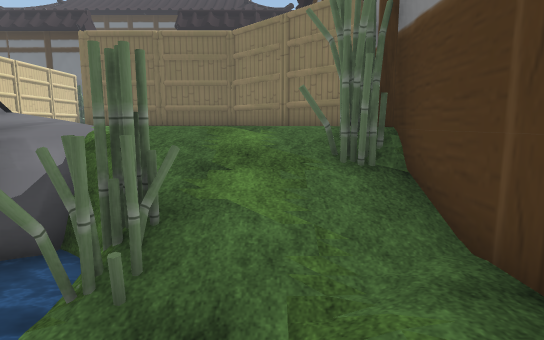
View 1 (above)

16 first-person views from a walk through a Unity game level. The camera is 1.4 m above the floor, tilts 8° down and sees 80° across. The floor is counted in squares, 1 m on a side. Each view is taken from the middle of a square. On the plan, view 1 faces up. The plan holds only what a view shows up to about 15 squares ahead; the rest is blank. The place goes on beyond the plan. The player character is not drawn. Some surface patterns are stand-ins.

View 2
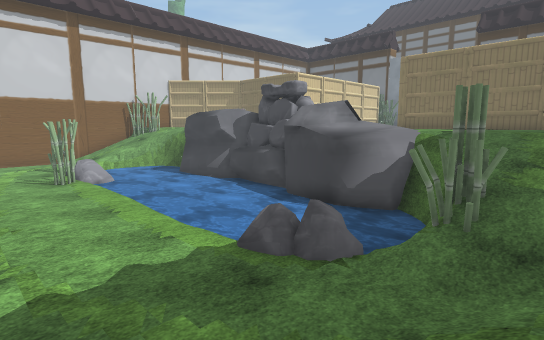

View 3
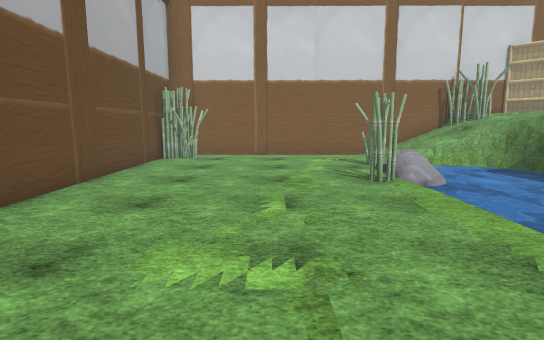

View 4
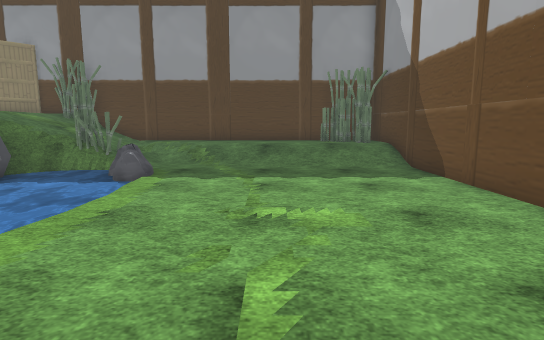

View 5
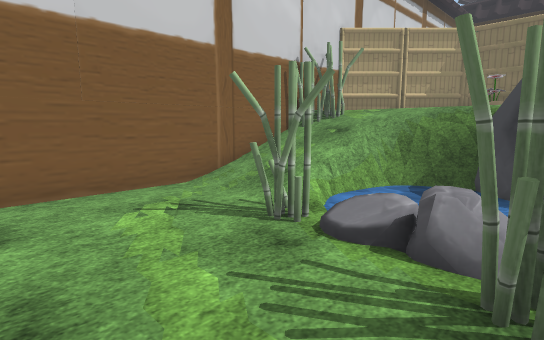

View 6
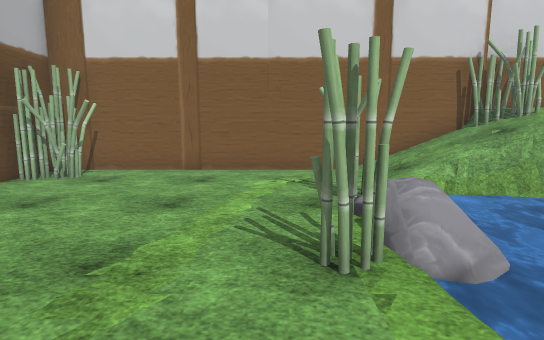

View 7
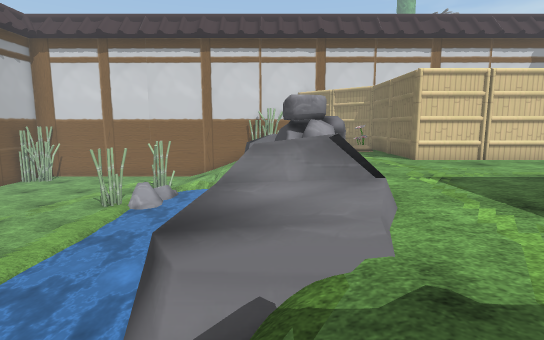

View 8
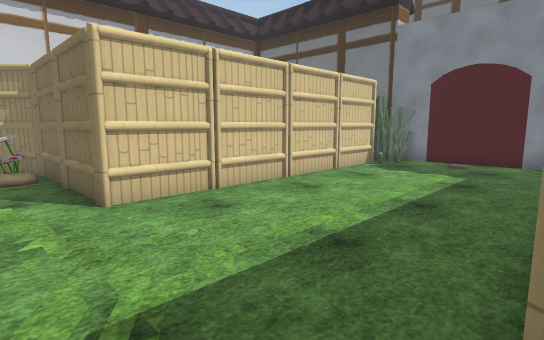

View 9
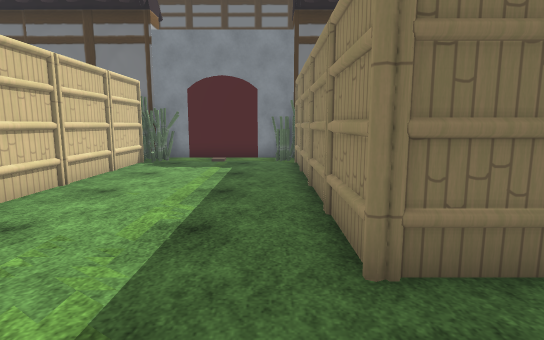

View 10
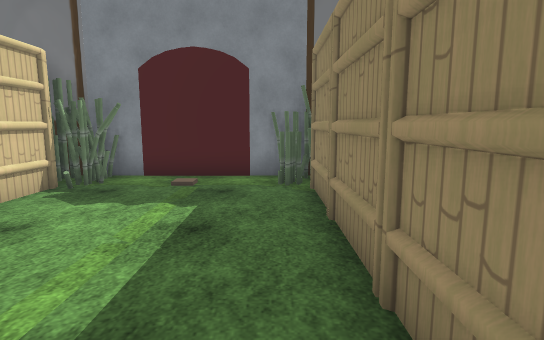

View 11
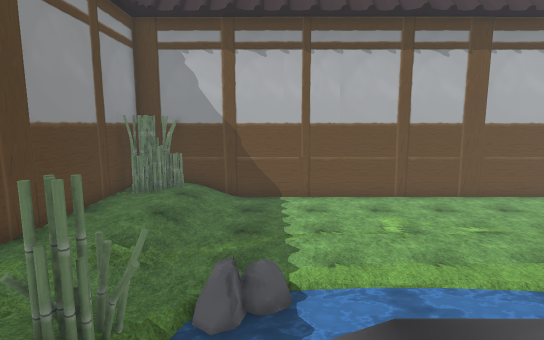

View 12
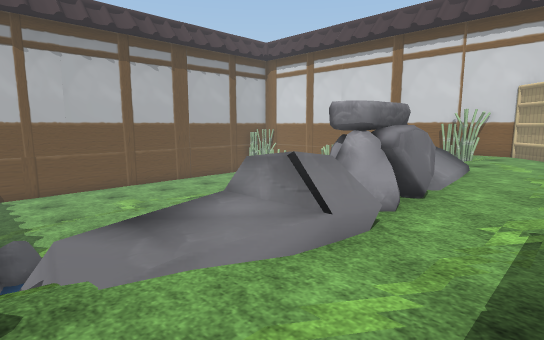

View 13
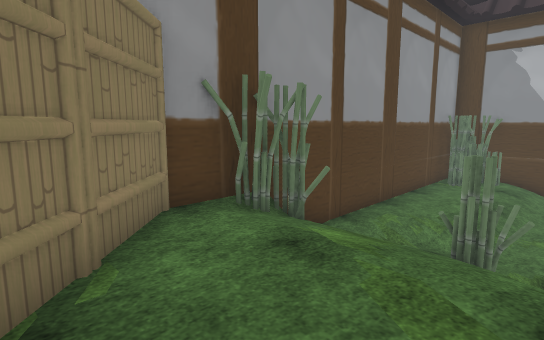

View 14
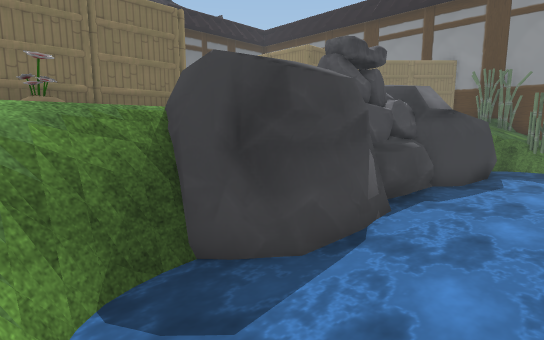

View 15
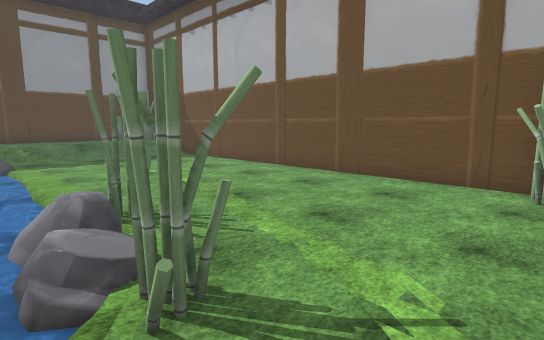

View 16
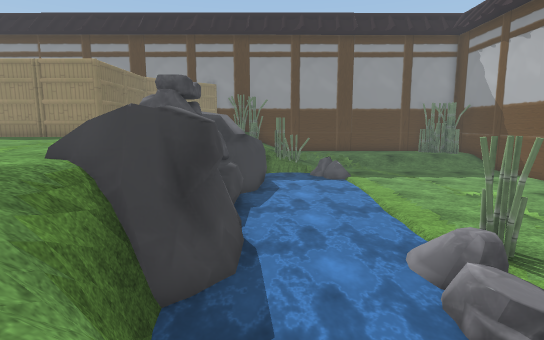

### Floor plan
Key: @ floor where view 1 was taken; # wall or solid block; . main floor; : floor 0.75 m higher than the main floor; + floor 1.75 m higher than the main floor; * floor 2 m higher than the main floor; / step, stairs or slope; ≈ water the walk keeps out of; v drop or lower ground; R rock; G gate; O other object.
Columns run from 20 left of view 1 to 2 right of it. Each row starts with its distance up from view 1.
 22        ###GGG#O
 21        #OO+O+OO
 20        ##+++++#
 19         #+++++#
 18         #+++++#
 17         #+++++#
 16         #+++++#
 15         #+++++#
 14         #+++++#
 13         #+++++#
 12         #+++++#
 11     #####+++++######
 10   ###++++++++++++++##
  9  ##++++++++++++++ ++##
  8 ##++++++++RRR//++++++##
  7 #+++++/   RRR R**+++++#
  6 #O//vv    RRRR  +////O#
  5 OO/v≈≈≈vv≈≈≈≈≈  v≈///O#
  4 #//≈≈≈≈≈≈≈≈≈≈≈≈≈≈≈OO//#
  3 #//≈≈≈≈≈≈≈≈≈≈≈≈≈≈≈OO//#
  2 #///≈≈≈≈≈≈≈≈≈≈≈≈≈RO///#
  1 #..OO R≈≈≈≈≈≈≈≈≈RR../:#
  0 #..O..OO.........../@:#
 -1 #..................//:#
 -2 #................../::#
 -3 #.................//::#
 -4 #.................//::#
 -5 #.................//:O#
 -6 #OO...............//OO#
 -7 #OO...............//OO#
 -8 #######################

Positions as (right, up) in squares from view 1, and headings:
1: (0, 0), facing up
2: (0, -3), facing up-left
3: (-5, -3), facing left
4: (-13, -3), facing right
5: (-13, -3), facing up-left
6: (-10, -1), facing left
7: (-1, 6), facing left
8: (-6, 9), facing up-left
9: (-7, 8), facing up
10: (-7, 13), facing up
11: (-4, 7), facing down
12: (-3, 10), facing down-left
13: (-3, 10), facing down-right
14: (-17, 2), facing up-right
15: (-19, 2), facing down-right
16: (-19, 4), facing right
